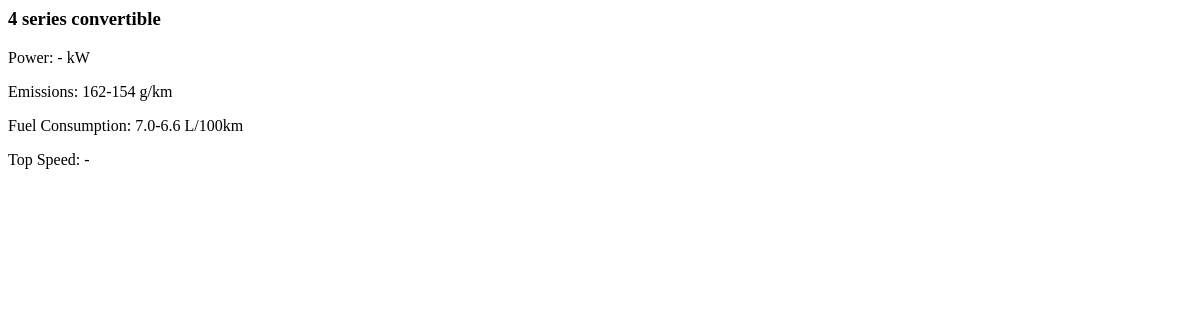
The app's page /bmw_api/9, older data.
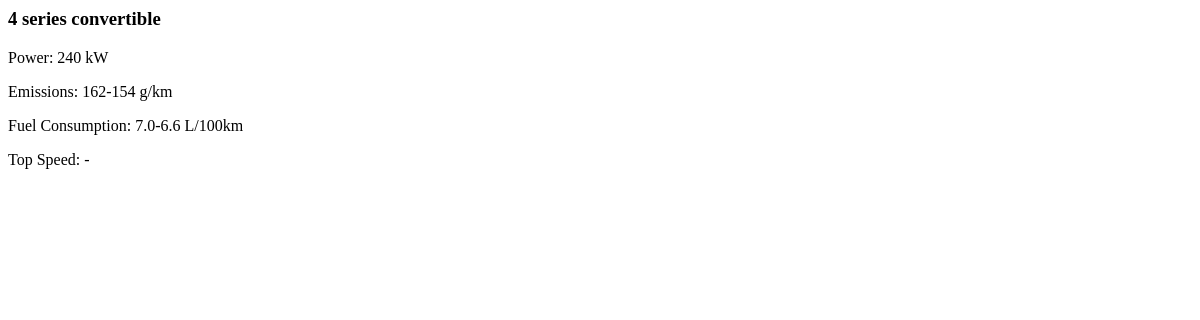
The same page, newer data.
### minicooper.py (models this page shows)
class Bmw(db.Model):
    __tablename__ = 'Bmw'
    carID = db.Column(db.Integer, primary_key=True)
    carType = db.Column(db.Text)
    fuel = db.Column(db.Text)
    emissions = db.Column(db.Text)
    power = db.Column(db.Text)
    topSpeed = db.Column(db.Text)

### minicooper.py (the view)
@app.route('/bmw_api/<int:id>')
def bmw_api(id):       # defines the mini car choosen
    bmw = Bmw.query.get_or_404(id)
    return render_template('bmw_chosen.html', bmw=bmw)

### templates/bmw_chosen.html
<h3>{{ bmw.carType }}</h3>
<p>Power: {{ bmw.power }} kW</p>
<p>Emissions: {{ bmw.emissions }} g/km</p>
<p>Fuel Consumption: {{ bmw.fuel }} L/100km</p>
<p>Top Speed: {{ bmw.topSpeed }}</p>

Row changes from the older to the newer data that the page shows:
changed Bmw "4 series convertible": power "-" → "240"
